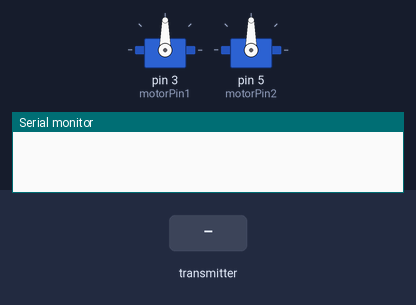
The sketch below on a simulated Arduino Uno, built with avr-gcc and run on an emulated ATmega328P. Shown: 2 × servo, the last lines printed to the serial monitor. The inputs (shaded band) are chosen by the test bench. No radio packets arrive unless stated.

Above: at 1.2 s.
1.3 s: the transmitter starts sending received_data.0 = 0
At 2.4 s:
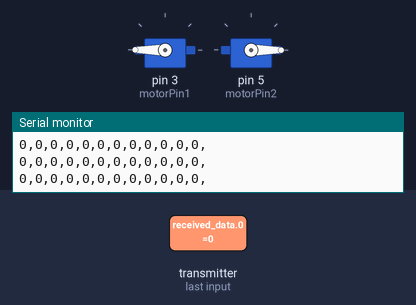
2.8 s: the transmitter starts sending received_data.2 = 256
At 3.5 s:
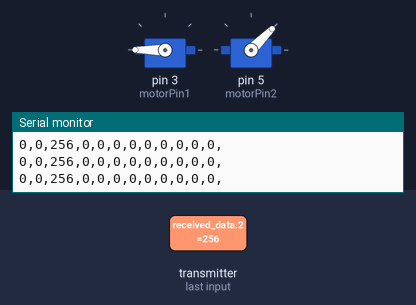
4.3 s: the transmitter starts sending received_data.0 = 256
At 5.5 s:
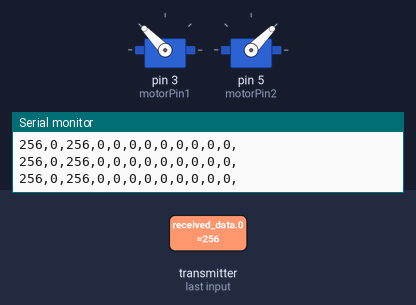
5.8 s: the transmitter starts sending received_data.2 = 0
At 6.8 s:
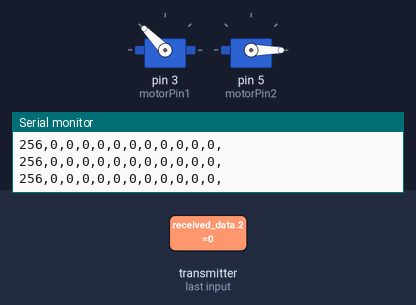
7.3 s: the transmitter starts sending received_data.0 = 512
At 7.9 s:
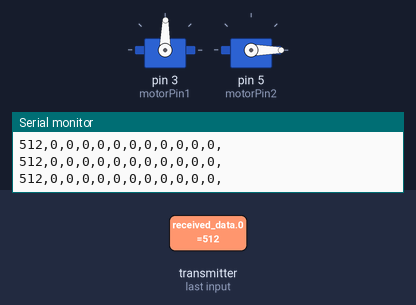
8.8 s: the transmitter starts sending received_data.2 = 1023
At 10.1 s:
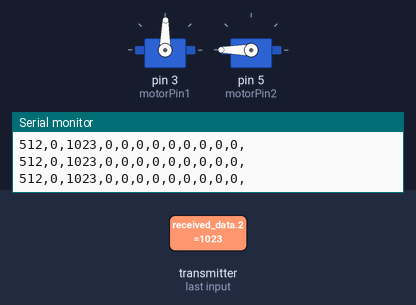
Timing chart, 0 to 11.3 s (numbered marks = the images above; inputs shaded):
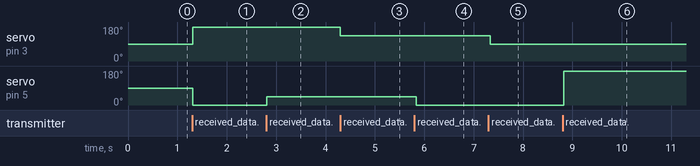

The sketch:

KumandaAliciBasit.ino
```cpp
#include <SPI.h>
#include "RF24.h"
#include <Servo.h>
#include <SoftwareSerial.h>

RF24 radio(10,9); //CE,CSN

Servo motorServo1;
Servo motorServo2;
SoftwareSerial sfSerial(7,8); //RX,TX

byte addresses[][6] = {"NRFTRX"};

uint16_t received_data[12] ;
uint8_t num_received_data = sizeof(received_data);

uint16_t roboKolData[5];

const int motorPin1 = 3;
const int motorPin2 = 5;

void setup() {
  Serial.begin(115200);
  sfSerial.begin(38400);

  motorServo1.attach(motorPin1);
  motorServo2.attach(motorPin2);

  radio.begin();
  radio.setPALevel(RF24_PA_MAX);

  radio.openReadingPipe(1,addresses[0]);
  radio.startListening();
  radio.printDetails();
}

int syc = 0;
void loop() {

    if (radio.available())
    {
      syc++;
      radio.read( received_data, num_received_data);

      motorServo1.write(map((1023 - received_data[0]), 0, 1023, 0, 180));
      motorServo2.write(map(received_data[2], 0, 1023, 0, 180));

      roboKolData[4] = map(received_data[5], 0, 1023, 0, 180);
      roboKolData[3] = map((1023 - received_data[4]), 0, 1023, 0, 180);
      roboKolData[2] = map(received_data[6], 0, 1023, 0, 180);
      roboKolData[1] = map((1023 - received_data[7]), 0, 1023, 0, 180);
      roboKolData[0] = map(received_data[8], 1, 0, 30, 135);

      String data = "";

      for(int syc = 0; syc < 12 ; syc++)
        data += String(received_data[syc]) + ",";

      String data2 = "";
      for(int syc = 0; syc < 5 ; syc++)
        data2 += String(roboKolData[syc]) + ",";

      if(data2 != "")
        data2 = data2.substring(0,data2.length() - 1);

      if(syc % 14 == 0)
      {
        syc = 0;
        sfSerial.println(data2);
      }

      Serial.println(data);
    }

  delay(30);
}
```

Measured:
- after the input at 1.3 s, servo on pin 3 (motorPin1): 90° → 180° at once; servo on pin 5 (motorPin2): 90° → 0° at once
- after the input at 2.8 s, servo on pin 5 (motorPin2): 0° → 45° at once
- after the input at 4.3 s, servo on pin 3 (motorPin1): 180° → 134° at once
- after the input at 5.8 s, servo on pin 5 (motorPin2): 45° → 0° at once
- after the input at 7.3 s, servo on pin 3 (motorPin1): 134° → 89° at once
- after the input at 8.8 s, servo on pin 5 (motorPin2): 0° → 180° at once
